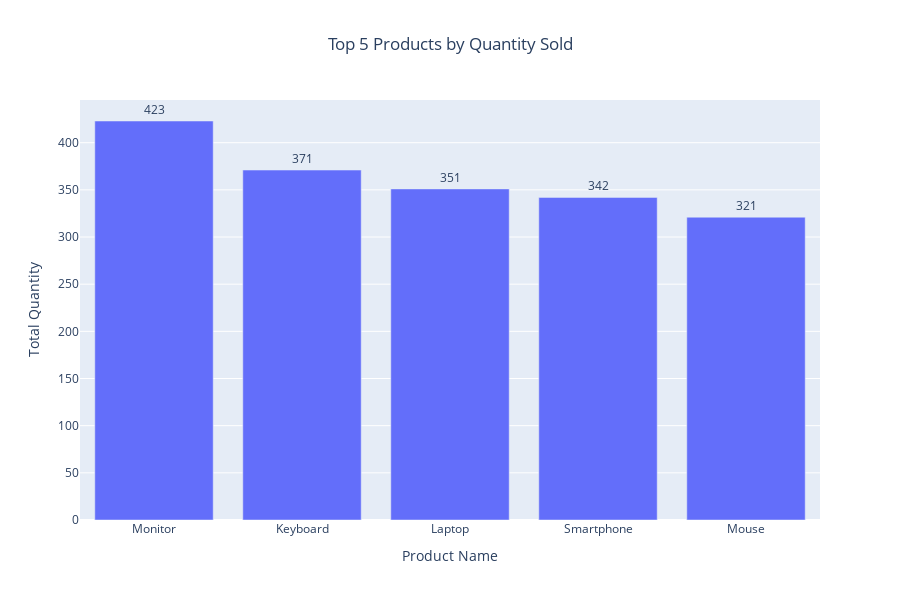

Notebook code cell kept with this figure:
### Markdown cell above
### Visualisasi1 (Bar Chart : Menampilkan product dengan jumlah penjualan tertinggi)

### Code cell
# Di sini saya membuat variable top_product dan akan melakukan groupby untuk product name dengan quantity 
# yang di aggregasi dengan sum.
top_products = ms.groupby("Product Name")["Quantity"].sum().reset_index()
# Dari variable itu kemudian saya mensort (sort_values) nilai quantity (by="Quantity") tersebut dari atas ke bawah (ascending=Flase)
# dan ditampilkan 5 data teratas (head(5))
top_products = top_products.sort_values(by="Quantity", ascending=False).head(5)

# saya buat variable fig yang nilainya menggunakan function .bar() dari class plotly.
# isi argumentnya adalah attribute dari chart.
# top_products, nilai variable yang saya buat tadi. Karena saya mau memunculkan datanya ke chart jadi saya panggil.
# x dan y adalah sumbu chartnya.
# title untuk judul di atas chart.
# lables untuk menamai nilai pada chart. Jadi saat cursor dihover ke arah bar dari barchart, akan muncul nama dan nilainya.
# text untuk memberi text di atas chartnya.
fig = px.bar(top_products, x="Product Name", y="Quantity", 
             title="Top 5 Products by Quantity Sold", 
             labels={"Product Name": "Product Name", "Quantity": "Total Quantity"},
             text="Quantity")
# function update_layout untuk mengubah ukuran dan posisi. Di sini saya mengubah posisi dari title yang sudah dibuat.
# dan saya lakukan pengubahan pada tinggi (height) karena tanpa pengubahan ini Quantity 423 akan terpotong.
fig.update_layout(title_x = 0.5, autosize=False, height=600)
# di bawah ini saya melakukan penempatan untuk text yang di dalam argument .bar().
# di sini saya tempatkan di luar chart (outside)
fig.update_traces(textposition="outside")
fig.show()

### Figure 1 — Plotly figure (JSON) as saved in the notebook; plotly's stock layout.template omitted (floating-point values rounded to 4 significant figures)
{"data": [{"alignmentgroup": "True", "hovertemplate": "Product Name=%{x}<br>Total Quantity=%{text}<extra></extra>", "legendgroup": "", "marker": {"color": "#636efa", "pattern": {"shape": ""}}, "name": "", "offsetgroup": "", "orientation": "v", "showlegend": false, "text": [423, 371, 351, 342, 321], "textposition": "outside", "type": "bar", "x": ["Monitor", "Keyboard", "Laptop", "Smartphone", "Mouse"], "xaxis": "x", "y": [423, 371, 351, 342, 321], "yaxis": "y"}], "layout": {"autosize": false, "barmode": "relative", "height": 600, "legend": {"tracegroupgap": 0}, "title": {"text": "Top 5 Products by Quantity Sold", "x": 0.5}, "xaxis": {"anchor": "y", "domain": [0, 1], "title": {"text": "Product Name"}}, "yaxis": {"anchor": "x", "domain": [0, 1], "title": {"text": "Total Quantity"}}}}
